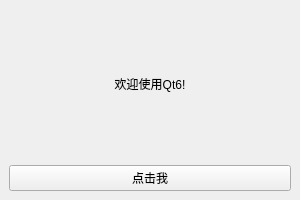
<?xml version="1.0" encoding="UTF-8"?>
<ui version="4.0">
 <class>MainWindow</class>
 <widget class="QMainWindow" name="MainWindow">
  <property name="geometry">
   <rect>
    <x>0</x>
    <y>0</y>
    <width>300</width>
    <height>200</height>
   </rect>
  </property>
  <property name="windowTitle">
   <string>Qt6示例程序</string>
  </property>
  <widget class="QWidget" name="centralwidget">
   <layout class="QVBoxLayout" name="verticalLayout">
    <item>
     <widget class="QLabel" name="label">
      <property name="text">
       <string>欢迎使用Qt6!</string>
      </property>
      <property name="alignment">
       <set>Qt::AlignCenter</set>
      </property>
     </widget>
    </item>
    <item>
     <widget class="QPushButton" name="pushButton">
      <property name="text">
       <string>点击我</string>
      </property>
     </widget>
    </item>
   </layout>
  </widget>
 </widget>
 <resources/>
 <connections/>
</ui>
